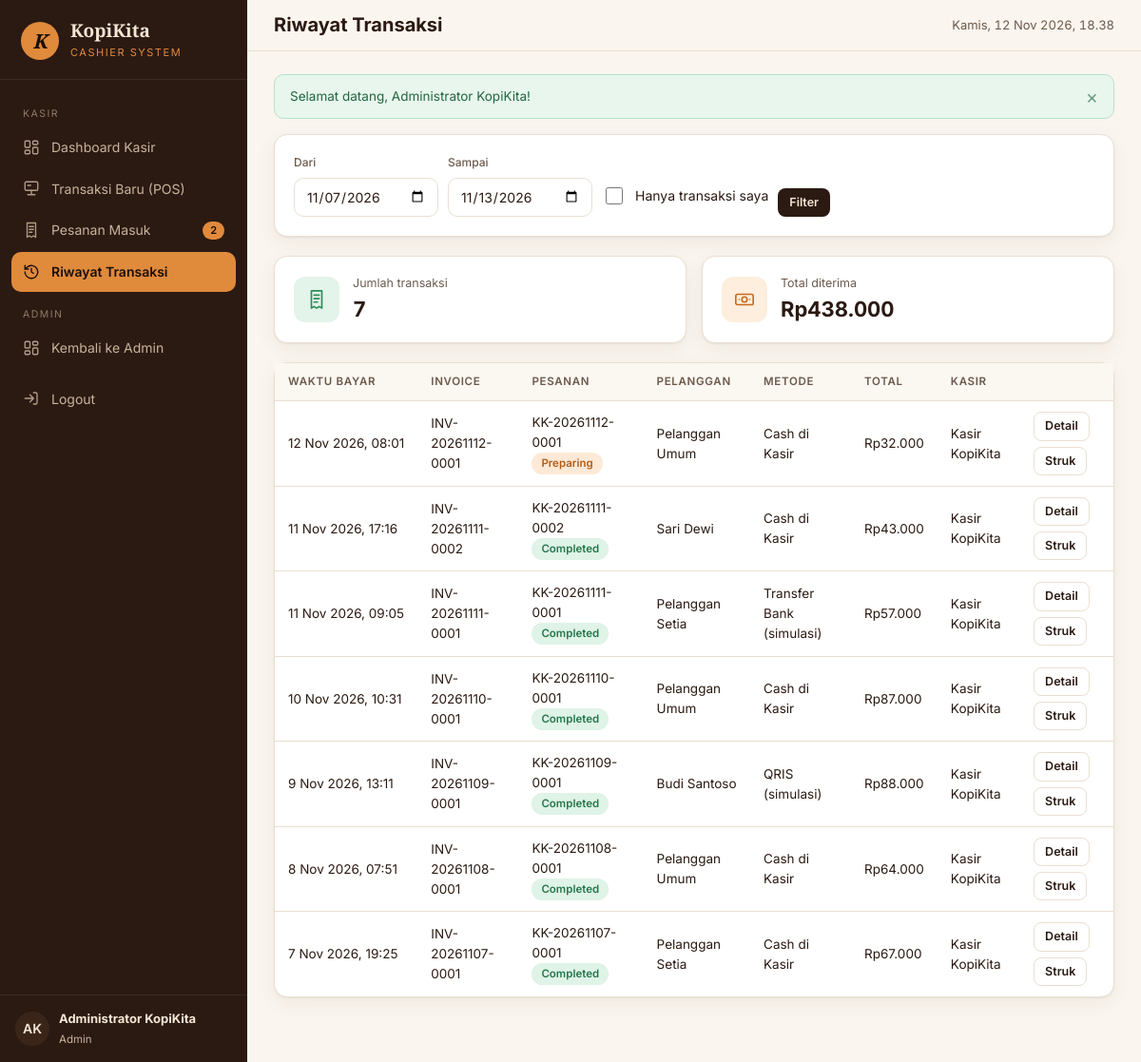
Screenshot of /cashier/transactions/index.php (signed in) with the database file from the repository.
### tables this page shows
CREATE TABLE `users` (
  `id`            BIGINT UNSIGNED NOT NULL AUTO_INCREMENT,
  `name`          VARCHAR(100) NOT NULL,
  `username`      VARCHAR(50)  NOT NULL,
  `email`         VARCHAR(150) NOT NULL,
  `password`      VARCHAR(255) NOT NULL,
  `role`          ENUM('admin','cashier','customer') NOT NULL DEFAULT 'customer',
  `avatar`        VARCHAR(255) NULL,
  `is_active`     TINYINT(1)   NOT NULL DEFAULT 1,
  `last_login_at` DATETIME     NULL,
  `created_at`    DATETIME     NOT NULL,
  `updated_at`    DATETIME     NOT NULL,
  PRIMARY KEY (`id`),
  UNIQUE KEY `uq_users_username` (`username`),
  UNIQUE KEY `uq_users_email` (`email`),
  KEY `idx_users_role` (`role`)
);

CREATE TABLE `sales` (
  `id`               BIGINT UNSIGNED NOT NULL AUTO_INCREMENT,
  `order_id`         BIGINT UNSIGNED NOT NULL,
  `invoice_number`   VARCHAR(30) NOT NULL,
  `cashier_id`       BIGINT UNSIGNED NULL,
  `payment_method`   ENUM('cash','qris','bank_transfer') NOT NULL,
  `amount_due`       DECIMAL(12,2) NOT NULL,
  `amount_paid`      DECIMAL(12,2) NOT NULL DEFAULT 0,
  `change_amount`    DECIMAL(12,2) NOT NULL DEFAULT 0,
  `payment_status`   ENUM('pending','paid','failed','refunded') NOT NULL DEFAULT 'pending',
  `reference_number` VARCHAR(100) NULL,
  `paid_at`          DATETIME NULL,
  `created_at`       DATETIME NOT NULL,
  `updated_at`       DATETIME NOT NULL,
  PRIMARY KEY (`id`),
  UNIQUE KEY `uq_sales_order` (`order_id`),
  UNIQUE KEY `uq_sales_invoice` (`invoice_number`),
  KEY `idx_sales_cashier` (`cashier_id`),
  KEY `idx_sales_status` (`payment_status`),
  CONSTRAINT `fk_sales_order` FOREIGN KEY (`order_id`) REFERENCES `orders` (`id`)
    ON UPDATE CASCADE ON DELETE CASCADE,
  CONSTRAINT `fk_sales_cashier` FOREIGN KEY (`cashier_id`) REFERENCES `users` (`id`)
    ON UPDATE CASCADE ON DELETE SET NULL
);

CREATE TABLE `orders` (
  `id`              BIGINT UNSIGNED NOT NULL AUTO_INCREMENT,
  `order_code`      VARCHAR(30) NOT NULL,
  `customer_id`     BIGINT UNSIGNED NOT NULL,
  `processed_by`    BIGINT UNSIGNED NULL,
  `order_channel`   ENUM('online','cashier') NOT NULL DEFAULT 'online',
  `order_type`      ENUM('dine_in','takeaway') NOT NULL,
  `table_number`    VARCHAR(10) NULL,
  `order_status`    ENUM('pending','confirmed','preparing','ready','completed','cancelled') NOT NULL DEFAULT 'pending',
  `subtotal`        DECIMAL(12,2) NOT NULL,
  `discount_amount` DECIMAL(12,2) NOT NULL DEFAULT 0,
  `total_amount`    DECIMAL(12,2) NOT NULL,
  `notes`           TEXT NULL,
  `cancel_reason`   VARCHAR(255) NULL,
  `stock_deducted`  TINYINT(1) NOT NULL DEFAULT 0,
  `ordered_at`      DATETIME NOT NULL,
  `completed_at`    DATETIME NULL,
  `updated_at`      DATETIME NOT NULL,
  PRIMARY KEY (`id`),
  UNIQUE KEY `uq_orders_code` (`order_code`),
  KEY `idx_orders_customer` (`customer_id`),
  KEY `idx_orders_processed_by` (`processed_by`),
  KEY `idx_orders_status` (`order_status`),
  KEY `idx_orders_ordered_at` (`ordered_at`),
  KEY `idx_orders_channel` (`order_channel`),
  CONSTRAINT `fk_orders_customer` FOREIGN KEY (`customer_id`) REFERENCES `customers` (`id`)
    ON UPDATE CASCADE ON DELETE RESTRICT,
  CONSTRAINT `fk_orders_processed_by` FOREIGN KEY (`processed_by`) REFERENCES `users` (`id`)
    ON UPDATE CASCADE ON DELETE SET NULL
);

CREATE TABLE `customers` (
  `id`         BIGINT UNSIGNED NOT NULL AUTO_INCREMENT,
  `user_id`    BIGINT UNSIGNED NULL,
  `name`       VARCHAR(100) NOT NULL,
  `phone`      VARCHAR(25)  NULL,
  `email`      VARCHAR(150) NULL,
  `address`    TEXT         NULL,
  `created_at` DATETIME     NOT NULL,
  `updated_at` DATETIME     NOT NULL,
  PRIMARY KEY (`id`),
  UNIQUE KEY `uq_customers_user` (`user_id`),
  KEY `idx_customers_name` (`name`),
  CONSTRAINT `fk_customers_user` FOREIGN KEY (`user_id`) REFERENCES `users` (`id`)
    ON UPDATE CASCADE ON DELETE SET NULL
);

### includes/cashier-header.php (called while the page is built)
<?php
$panel = 'cashier';
$activeCount = (int) db()->query("SELECT COUNT(*) FROM orders WHERE order_status IN ('pending','confirmed','preparing','ready')")->fetchColumn();
$navItems = [
    ['label' => 'Kasir'],
    ['href' => 'cashier/index.php', 'icon' => 'dashboard', 'text' => 'Dashboard Kasir', 'exact' => true],
    ['href' => 'cashier/pos.php', 'icon' => 'pos', 'text' => 'Transaksi Baru (POS)', 'exact' => true],
    ['href' => 'cashier/orders/', 'icon' => 'receipt', 'text' => 'Pesanan Masuk', 'count' => $activeCount],
    ['href' => 'cashier/transactions/', 'icon' => 'history', 'text' => 'Riwayat Transaksi'],
];
if (user_role() === 'admin') {
    $navItems[] = ['label' => 'Admin'];
    $navItems[] = ['href' => 'admin/index.php', 'icon' => 'dashboard', 'text' => 'Kembali ke Admin', 'exact' => true];
}
require __DIR__ . '/admin-header.php';

### config/database.php (called while the page is built, shortened)
<?php
function db(): PDO
{
    static $pdo = null;
    if ($pdo instanceof PDO) {
        return $pdo;
    }
    $dsn = 'mysql:host=' . DB_HOST . ';port=' . DB_PORT . ';dbname=' . DB_NAME . ';charset=utf8mb4';
    try {
        $pdo = new PDO($dsn, DB_USER, DB_PASS, [
            PDO::ATTR_ERRMODE            => PDO::ERRMODE_EXCEPTION,
            PDO::ATTR_DEFAULT_FETCH_MODE => PDO::FETCH_ASSOC,
            PDO::ATTR_EMULATE_PREPARES   => false,
        ]);
        $offset = (new DateTime('now', new DateTimeZone(date_default_timezone_get())))->format('P');
        $pdo->exec("SET time_zone = '" . $offset . "'");
    } catch (PDOException $e) {
        http_response_code(500);
        $msg = defined('APP_DEBUG') && APP_DEBUG ? $e->getMessage() : 'Tidak dapat terhubung ke database.';
        exit('<h1>Koneksi database gagal</h1><p>' . htmlspecialchars($msg, ENT_QUOTES, 'UTF-8')
            . '</p><p>Pastikan MySQL XAMPP berjalan dan database <code>kopikita_db</code> sudah di-import.</p>');
    }
    return $pdo;
}

### includes/auth.php (called while the page is built, shortened)
<?php
require_once __DIR__ . '/../config/database.php';
require_once __DIR__ . '/functions.php';
function current_user(): ?array
{
    static $user = false;
    if ($user !== false) {
        return $user;
    }
    $st = db()->prepare('SELECT u.id, u.name, u.username, u.email, u.role, u.avatar, u.is_active, c.id AS customer_id
                         FROM users u LEFT JOIN customers c ON c.user_id = u.id WHERE u.id = ? LIMIT 1');
    $st->execute([$_SESSION['user_id']]);
    $row = $st->fetch();
    $user = $row;
    return $user;
}
function require_login(): array
{
    $u = current_user();
    return $u;
}
function require_role(array $roles): array
{
    $u = require_login();
    return $u;
}

### cashier/transactions/index.php (the view, shortened to what this page needs)
<?php
require_once __DIR__ . '/../../includes/auth.php';
$user = require_role(['cashier', 'admin']);
$pdo = db();
[$from, $to] = date_range('-6 days');
$mine = $user['role'] === 'cashier' ? true : !empty($_GET['mine']);
$where = 's.payment_status = "paid" AND DATE(s.paid_at) BETWEEN ? AND ?';
$args = [$from, $to];
$sum = $pdo->prepare("SELECT COUNT(*) c, COALESCE(SUM(s.amount_due),0) t FROM sales s WHERE $where");
$sum->execute($args);
$sum = $sum->fetch();
$pg = paginate((int) $sum['c'], 15);
$st = $pdo->prepare("SELECT s.*, o.id AS oid, o.order_code, o.order_status, c.name AS customer_name, u.name AS cashier_name
        FROM sales s JOIN orders o ON o.id = s.order_id JOIN customers c ON c.id = o.customer_id LEFT JOIN users u ON u.id = s.cashier_id
        WHERE $where ORDER BY s.paid_at DESC LIMIT {$pg['limit']} OFFSET {$pg['offset']}");
$st->execute($args);
$rows = $st->fetchAll();
$pageTitle = 'Riwayat Transaksi';
require __DIR__ . '/../../includes/cashier-header.php';
?>
<div class="card mb-3"><div class="card-body">
    <form class="filter-bar" method="get">
        <div class="form-group"><label class="form-label" for="from">Dari</label><input type="date" class="form-control" id="from" name="from" value="<?= e($from) ?>"></div>
        <div class="form-group"><label class="form-label" for="to">Sampai</label><input type="date" class="form-control" id="to" name="to" value="<?= e($to) ?>"></div>
        <?php if ($user['role'] === 'admin'): ?><label class="check"><input type="checkbox" name="mine" value="1" <?= $mine ? 'checked' : '' ?>> Hanya transaksi saya</label><?php endif; ?>
        <button class="btn btn-dark btn-sm" type="submit">Filter</button>
    </form>
</div></div>
<div class="stat-cards">
    <div class="stat-card"><div class="ico green"><?= icon('receipt') ?></div><div><small>Jumlah transaksi</small><strong><?= (int) $sum['c'] ?></strong></div></div>
    <div class="stat-card"><div class="ico orange"><?= icon('cash') ?></div><div><small>Total diterima</small><strong><?= e(rupiah($sum['t'])) ?></strong></div></div>
</div>
<div class="card"><div class="table-wrap">
    <table class="table">
        <thead><tr><th>Waktu bayar</th><th>Invoice</th><th>Pesanan</th><th>Pelanggan</th><th>Metode</th><th class="text-right">Total</th><th>Kasir</th><th></th></tr></thead>
        <tbody>
        <?php foreach ($rows as $r): ?>
            <tr>
                <td class="nowrap"><?= e(tanggal($r['paid_at'])) ?></td><td><?= e($r['invoice_number']) ?></td>
                <td><?= e($r['order_code']) ?> <?= status_badge($r['order_status']) ?></td><td><?= e($r['customer_name']) ?></td>
                <td><?= e(PAYMENT_METHODS[$r['payment_method']]) ?></td><td class="text-right nowrap"><?= e(rupiah($r['amount_due'])) ?></td>
                <td><?= e($r['cashier_name'] ?? '-') ?></td>
                <td><div class="actions"><a class="btn btn-outline btn-sm" href="<?= e(url('cashier/orders/show.php?id=' . $r['oid'])) ?>">Detail</a>
                    <a class="btn btn-outline btn-sm" target="_blank" href="<?= e(url('cashier/receipt.php?id=' . $r['oid'])) ?>">Struk</a></div></td>
            </tr>
        <?php endforeach; ?>
        </tbody>
    </table>
</div></div>

### includes/admin-header.php (shortened to what this page needs)
<?php
$user = current_user();
$panel = $panel ?? 'admin';
$cur = current_path();
$isActive = function (array $it) use ($cur): bool {
    $target = url($it['href']);
    if (!empty($it['exact'])) {
        return $cur === $target;
    }
    return strpos($cur, rtrim($target, '/')) === 0 && !preg_match('#/index\.php$#', $it['href']);
};
?>
<!DOCTYPE html>
<html lang="id">
<head>
    <link rel="stylesheet" href="<?= e(asset('css/admin.css')) ?>">
</head>
<body class="panel-<?= e($panel) ?>">
<div class="app">
    <aside class="sidebar" id="sidebar">
        <a href="<?= e(url($panel === 'cashier' ? 'cashier/index.php' : 'admin/index.php')) ?>" class="sidebar-brand">
            <span class="logo">K</span>
            <span><strong>KopiKita</strong><small><?= $panel === 'cashier' ? 'Cashier System' : 'Admin Dashboard' ?></small></span>
        </a>
        <nav class="sidebar-nav" aria-label="Menu panel">
            <?php foreach ($navItems as $it): ?>
                <?php if (isset($it['label'])): ?>
                    <div class="label"><?= e($it['label']) ?></div>
                <?php else: ?>
                    <a href="<?= e(url($it['href'])) ?>" class="<?= $isActive($it) ? 'active' : '' ?>">
                        <?= icon($it['icon']) ?> <span><?= e($it['text']) ?></span>
                        <?php if (!empty($it['count'])): ?><span class="count"><?= (int) $it['count'] ?></span><?php endif; ?>
                    </a>
                <?php endif; ?>
            <?php endforeach; ?>
            <form action="<?= e(url('logout.php')) ?>" method="post" class="mt-2">
                <button type="submit"><?= icon('logout') ?> <span>Logout</span></button>
            </form>
        </nav>
        <div class="sidebar-foot">
            <span class="avatar"><?= e(initials($user['name'])) ?></span>
            <span><strong><?= e($user['name']) ?></strong><small><?= e(ROLE_LABELS[$user['role']]) ?></small></span>
        </div>
    </aside>
    <div class="main">
        <header class="topbar">
            <div>
                <h1><?= e($pageTitle ?? 'Dashboard') ?></h1>
            </div>
            <span class="clock" id="clock"><?= e(tanggal(now())) ?></span>
        </header>
        <div class="content">
            <?= render_flashes() ?>

### includes/functions.php (shortened to what this page needs)
<?php
function e($value): string
{
    return htmlspecialchars((string) ($value ?? ''), ENT_QUOTES | ENT_SUBSTITUTE, 'UTF-8');
}
function rupiah($amount): string
{
    $amount = (float) $amount;
    $prefix = $amount < 0 ? '-Rp' : 'Rp';
    return $prefix . number_format(abs($amount), 0, ',', '.');
}
function tanggal($datetime, bool $withTime = true): string
{
    $bulan = [1 => 'Jan', 'Feb', 'Mar', 'Apr', 'Mei', 'Jun', 'Jul', 'Agu', 'Sep', 'Okt', 'Nov', 'Des'];
    $ts = strtotime((string) $datetime);
    $out = date('j', $ts) . ' ' . $bulan[(int) date('n', $ts)] . ' ' . date('Y', $ts);
    return $withTime ? $out . ', ' . date('H:i', $ts) : $out;
}
function url(string $path = ''): string
{
    return BASE_URL . '/' . ltrim($path, '/');
}
function asset(string $path): string
{
    $file = APP_ROOT . '/assets/' . ltrim($path, '/');
    $ver = is_file($file) ? '?v=' . filemtime($file) : '';
    return url('assets/' . ltrim($path, '/')) . $ver;
}
function current_path(): string
{
    return strtok($_SERVER['REQUEST_URI'] ?? '/', '?');
}
function get_flashes(): array
{
    $f = $_SESSION['flash'] ?? [];
    return $f;
}
function render_flashes(): string
{
    $html = '';
    foreach (get_flashes() as $f) {
        $html .= '<div class="alert alert-' . e($f['type']) . '" role="alert">' . e($f['message'])
            . '<button type="button" class="alert-close" aria-label="Tutup">&times;</button></div>';
    }
    return $html;
}
function status_badge(string $status): string
{
    $label = ORDER_STATUSES[$status] ?? ucfirst($status);
    return '<span class="badge badge-' . e($status) . '">' . e($label) . '</span>';
}
function date_range(string $defaultDaysBack = '-29 days'): array
{
    $from = (string) ($_GET['from'] ?? '');
    $to = (string) ($_GET['to'] ?? '');
    $valid = fn($d) => preg_match('/^\d{4}-\d{2}-\d{2}$/', $d) && strtotime($d) !== false;
    if (!$valid($from)) {
        $from = date('Y-m-d', strtotime($defaultDaysBack));
    }
    if (!$valid($to)) {
        $to = date('Y-m-d');
    }
    return [$from, $to];
}
function icon(string $name, string $class = ''): string
{
    $p = $paths[$name] ?? $paths['coffee'];
    return '<svg class="' . e($class) . '" viewBox="0 0 24 24" fill="none" stroke="currentColor" stroke-width="1.8" stroke-linecap="round" stroke-linejoin="round" aria-hidden="true">' . $p . '</svg>';
}
function initials(string $name): string
{
    $parts = preg_split('/\s+/', trim($name));
    $s = mb_substr($parts[0] ?? 'K', 0, 1) . (isset($parts[1]) ? mb_substr($parts[1], 0, 1) : '');
    return mb_strtoupper($s);
}
function paginate(int $total, int $perPage = 15): array
{
    $page = max(1, (int) ($_GET['page'] ?? 1));
    $pages = max(1, (int) ceil($total / $perPage));
    $page = min($page, $pages);
    return ['page' => $page, 'pages' => $pages, 'offset' => ($page - 1) * $perPage, 'limit' => $perPage, 'total' => $total];
}

### rows the page displays
users: name "AK", name "Administrator KopiKita", role "Admin"
sales: paid_at "12 Nov 2026, 08:01", invoice_number "INV-20261112-0001", order.order_code "KK-20261112-0001", order.order_status "Preparing", customers.name "Pelanggan Umum", payment_method "Cash di Kasir", amount_due "Rp32.000", cashier.name "Kasir KopiKita"
sales: paid_at "11 Nov 2026, 17:16", invoice_number "INV-20261111-0002", order.order_code "KK-20261111-0002", order.order_status "Completed", customers.name "Sari Dewi", payment_method "Cash di Kasir", amount_due "Rp43.000", cashier.name "Kasir KopiKita"
sales: paid_at "11 Nov 2026, 09:05", invoice_number "INV-20261111-0001", order.order_code "KK-20261111-0001", order.order_status "Completed", customers.name "Pelanggan Setia", payment_method "Transfer Bank (simulasi)", amount_due "Rp57.000", cashier.name "Kasir KopiKita"
sales: paid_at "10 Nov 2026, 10:31", invoice_number "INV-20261110-0001", order.order_code "KK-20261110-0001", order.order_status "Completed", customers.name "Pelanggan Umum", payment_method "Cash di Kasir", amount_due "Rp87.000", cashier.name "Kasir KopiKita"
sales: paid_at "9 Nov 2026, 13:11", invoice_number "INV-20261109-0001", order.order_code "KK-20261109-0001", order.order_status "Completed", customers.name "Budi Santoso", payment_method "QRIS (simulasi)", amount_due "Rp88.000", cashier.name "Kasir KopiKita"
sales: paid_at "8 Nov 2026, 07:51", invoice_number "INV-20261108-0001", order.order_code "KK-20261108-0001", order.order_status "Completed", customers.name "Pelanggan Umum", payment_method "Cash di Kasir", amount_due "Rp64.000", cashier.name "Kasir KopiKita"
sales: paid_at "7 Nov 2026, 19:25", invoice_number "INV-20261107-0001", order.order_code "KK-20261107-0001", order.order_status "Completed", customers.name "Pelanggan Setia", payment_method "Cash di Kasir", amount_due "Rp67.000", cashier.name "Kasir KopiKita"

### other values shown
$it['label'] "KASIR"
$it['text'] "Dashboard Kasir"
$it['text'] "Transaksi Baru (POS)"
$it['text'] "Pesanan Masuk"
$it['count'] "2"
$it['text'] "Riwayat Transaksi"
$it['label'] "ADMIN"
$it['text'] "Kembali ke Admin"
$pageTitle "Riwayat Transaksi"
$f['message'] "Selamat datang, Administrator KopiKita!"
$sum['c'] "7"
rupiah($sum['t']) "Rp438.000"
